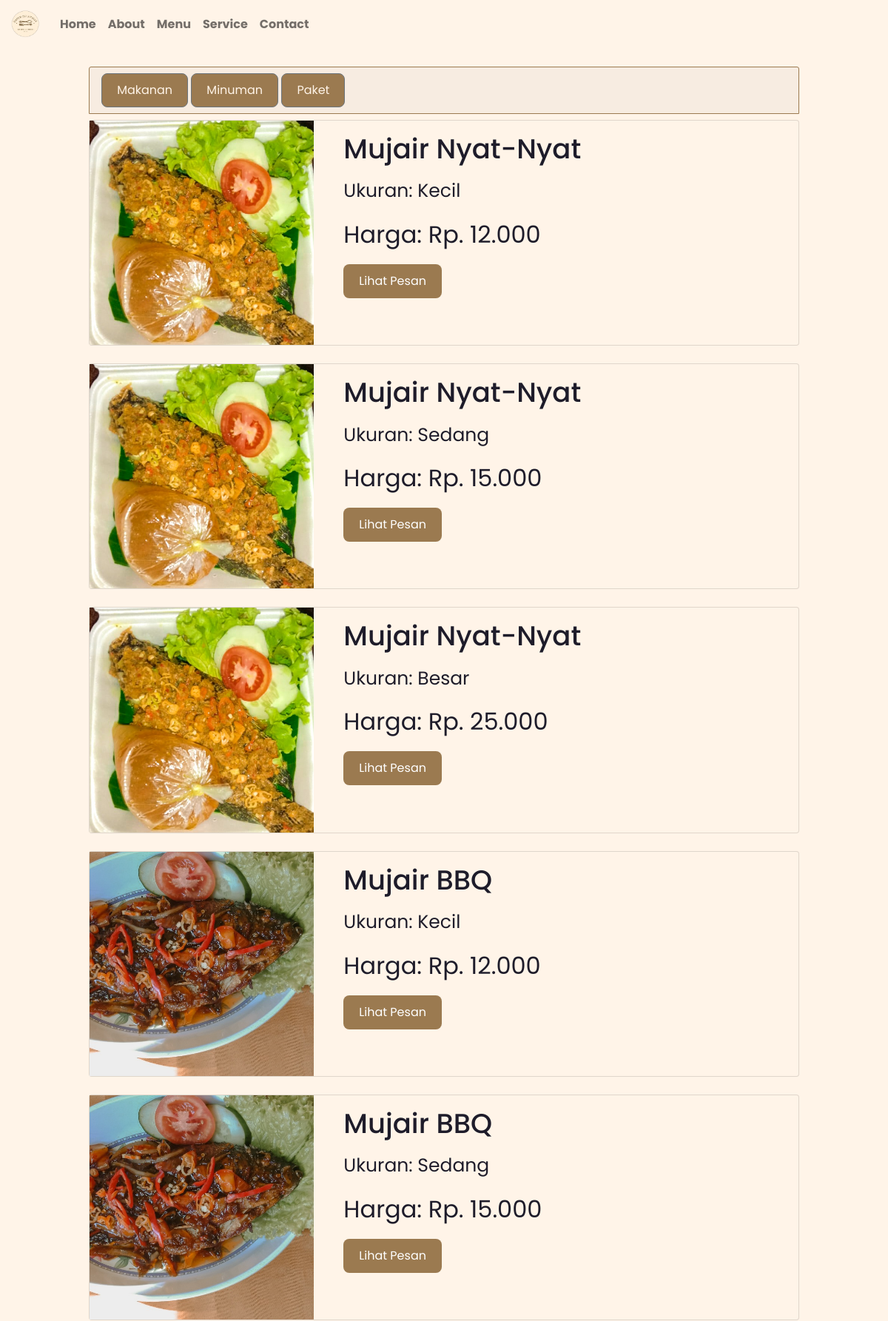
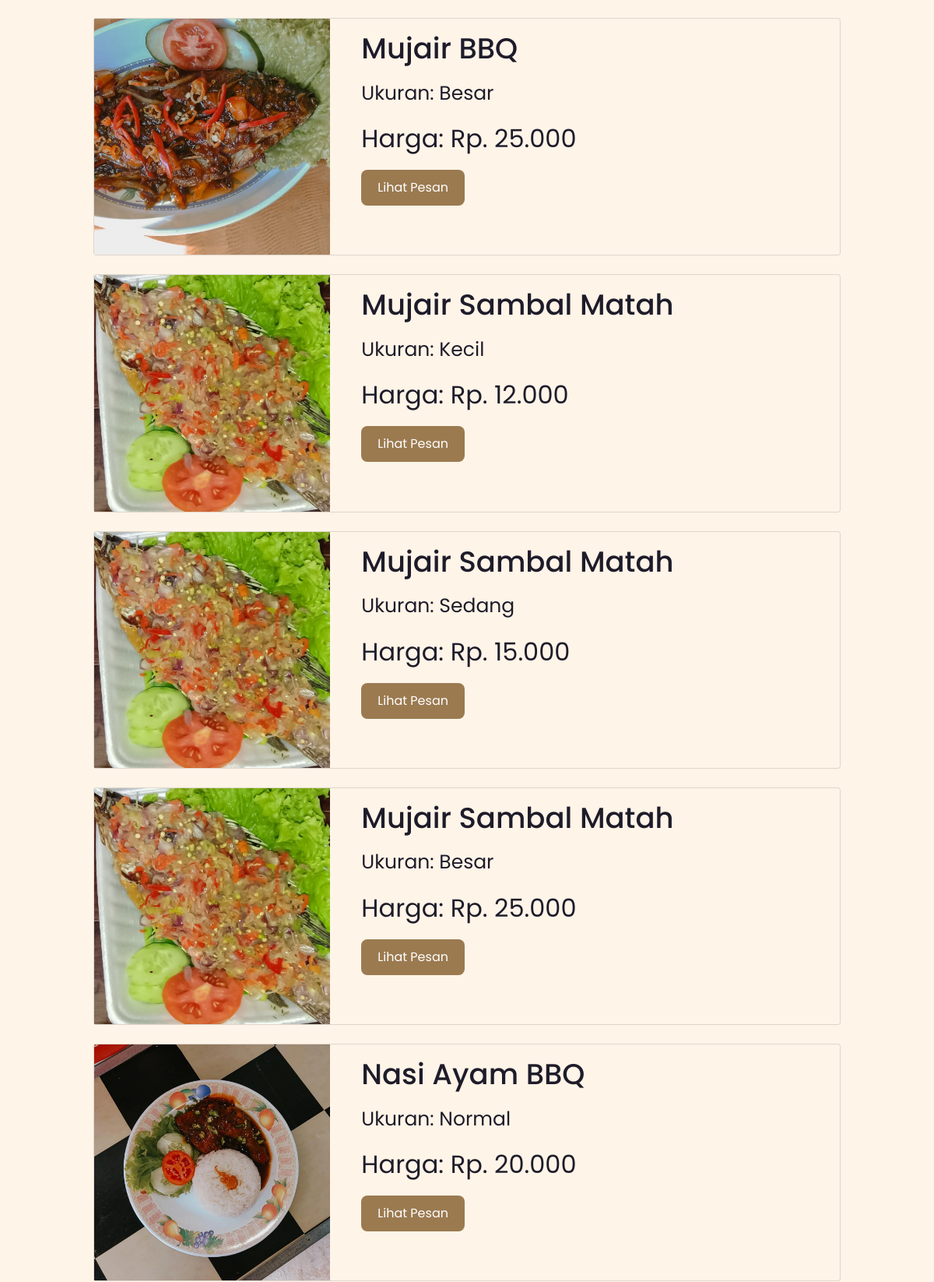
Page /menu.php (upper part) on the committed database (2 pictures, top to bottom).
### tables this page shows
CREATE TABLE `menu` (
  `id_menu` int(11) NOT NULL,
  `nama_menu` varchar(30) NOT NULL,
  `harga_menu` int(11) NOT NULL,
  `kategori` varchar(15) NOT NULL,
  `ukuran` varchar(15) NOT NULL,
  `deskripsi` varchar(300) NOT NULL,
  `gambar` varchar(30) NOT NULL
);

### server.php (called while the page is built, shortened)
<?php
function tambahrp($angka){
    $rupiah ='Rp. '.number_format($angka,0,',','.');
    return $rupiah;
}
?>

### menu.php (the view, shortened to what this page needs)
<?php
require("server.php");
?>
<!DOCTYPE html>
<html lang="en">
<head>
    <link rel="stylesheet" href="https://unpkg.com/boxicons@latest/css/boxicons.min.css">
    <link href="https://cdn.jsdelivr.net/npm/bootstrap@5.1.0/dist/css/bootstrap.min.css" rel="stylesheet">
    <link rel="stylesheet" href="https://cdnjs.cloudflare.com/ajax/libs/font-awesome/5.15.2/css/all.min.css">
    <link rel="stylesheet" href="style2.css">
</head>
<body style="background-color: #fff4e8;">
    <nav class="navbar navbar-expand-lg navbar-light">
        <div class="container-fluid">
            <a class="navbar-brand">
                <img src="images/Peach and Brown Spoon and Fork Soft Organic Food Logo.png" width="45" height="40">
            </a>
            <div class="collapse navbar-collapse" id="navbarSupportedContent">
                <ul class="navbar-nav me-auto mb-2 mb-lg-0">
                    <li class="nav-item">
                        <a class="nav-link fw-bold" aria-current="page" href="index.php#home">Home</a>
                    </li>
                    <li class="nav-item">
                        <a class="nav-link fw-bold" href="index.php#about">About</a>
                    </li>
                    <li class="nav-item">
                        <a class="nav-link fw-bold" href="menu.php">Menu</a>
                    </li>
                    <li class="nav-item">
                        <a class="nav-link fw-bold" href="index.php#service">Service</a>
                    </li>
                    <li class="nav-item">
                        <a class="nav-link fw-bold" href="index.php#contact">Contact</a>
                    </li>
                </ul>
            </div>
        </div>
    </nav>
    <div class="container">
        <div class="card-header mx-auto mt-4 mb-2" style="max-width: 86%; border: 1px solid #9b7a50;">
            <a class="btn btn-outline-secondary" href="menu.php" role="button">Makanan</a>
            <a class="btn btn-outline-secondary" href="menumin.php" role="button">Minuman</a>
            <a class="btn btn-outline-secondary" href="menupak.php" role="button">Paket</a>
        </div>
        <?php
            $ambilmenu=mysqli_query($conn, "SELECT * FROM menu where kategori='Makanan'");
            while($data=mysqli_fetch_array($ambilmenu)){
            $nama=$data['nama_menu'];
            $harga=$data['harga_menu'];
            $ukuran=$data['ukuran'];
            $gambar=$data['gambar'];
            $id=$data['id_menu'];
        ?>
        <div class="card mb-4 mx-auto" style="max-width: 86%; background-color: #fff4e8;">
            <div class="row no-gutters">
                <div class="col-md-4">
                    <img src="images/<?=$gambar;?>" width="100%">
                </div>
                <div class="col-md-8">
                    <div class="card-body">
                        <h5 class="card-title mb-3" style="font-size: 37px;"><?=$nama?></h5>
                        <p class="card-text" style="font-size: 25px;">Ukuran: <?=$ukuran?></p>
                        <p class="card-text" style="font-size: 2em;">Harga: <?=tambahrp($harga)?></p>
                        <button class="btn">
                            <a class="text-white text-decoration-none" href="detailmenu.php?id=<?=$id?>">Lihat Pesan</a>
                        </button>
                    </div>
                </div>
            </div>
        </div>
        <?php
            }
        ?>
    </div>
</body>
</html>

### style2.css (style rules this page uses)
* { margin: 0; padding: 0; font-family: "Poppins", sans-serif; box-sizing: border-box; scroll-behavior: smooth; scroll-padding-top: 2rem; list-style: none; text-decoration: none; }
:root { --main-color: #9b7a50; --text-color: #1e1c2a; --bg-color: #fff4e8; --big-font: 4rem; --h2-font: 2.24rem; --p-font: 0.9rem; }
body { color: var(--text-color); background: var(--bg-color); }
.btn { display: inline-block; background: var(--main-color); padding: 10px 20px; border-radius: 0.5rem; color: #fff4e8; }

### rows in the picture
menu: gambar (picture), nama_menu "Mujair Nyat-Nyat", ukuran "Kecil", harga_menu "Rp. 12.000"
menu: gambar (picture), nama_menu "Mujair Nyat-Nyat", ukuran "Sedang", harga_menu "Rp. 15.000"
menu: gambar (picture), nama_menu "Mujair Nyat-Nyat", ukuran "Besar", harga_menu "Rp. 25.000"
menu: gambar (picture), nama_menu "Mujair BBQ", ukuran "Kecil", harga_menu "Rp. 12.000"
menu: gambar (picture), nama_menu "Mujair BBQ", ukuran "Sedang", harga_menu "Rp. 15.000"
menu: gambar (picture), nama_menu "Mujair BBQ", ukuran "Besar", harga_menu "Rp. 25.000"
menu: gambar (picture), nama_menu "Mujair Sambal Matah", ukuran "Kecil", harga_menu "Rp. 12.000"
menu: gambar (picture), nama_menu "Mujair Sambal Matah", ukuran "Sedang", harga_menu "Rp. 15.000"
menu: gambar (picture), nama_menu "Mujair Sambal Matah", ukuran "Besar", harga_menu "Rp. 25.000"
menu: gambar (picture), nama_menu "Nasi Ayam BBQ", ukuran "Normal", harga_menu "Rp. 20.000"
